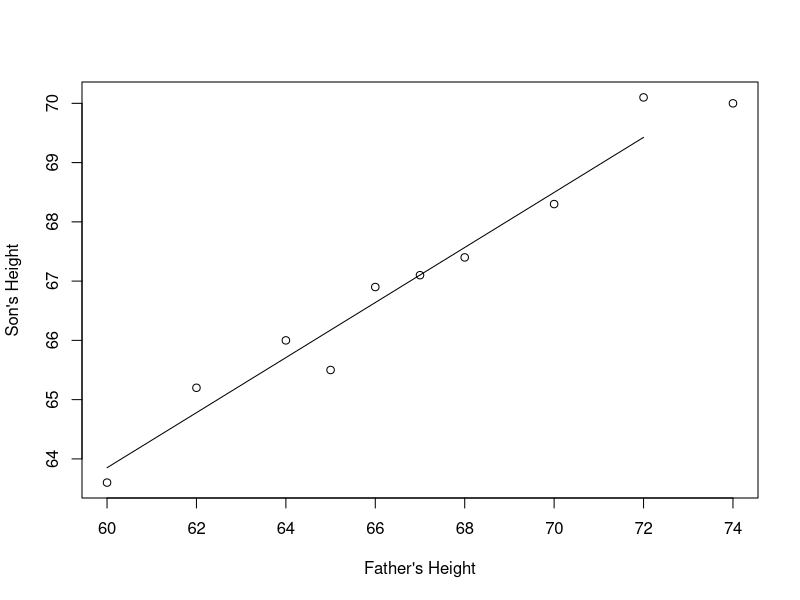

Write R code to recreate this figure.
x<-c(60, 62, 64, 65, 66, 67, 68, 70, 72, 74)
y<-c(63.6, 65.2, 66, 65.5, 66.9, 67.1, 67.4, 68.3, 70.1, 70)
plot(x,y,xlab ="Father's Height",ylab = "Son's Height")
xbar = mean(x)
ybar= mean(y)
n= 10;
SxY = 0
for (i in 1:n){
  SxY = SxY + (x[i]*y[i]) - (xbar*ybar);
}

Sxx = 0;
for (i in 1:n){
  Sxx= Sxx + (x[i]*x[i]) - (xbar*xbar);
}

SYY = 0;
for (i in 1:n){
  SYY = SYY + (y[i]*y[i]) - (ybar*ybar);
}

B = SxY/Sxx;
A = ybar - (B*xbar);
cat("A is",A);
cat("B is",B);
p= seq(60,72,0.1)
q= A + B*p;
lines(p,q)
SSR = ((Sxx*SYY)- (SxY*SxY))/Sxx ;
ts = sqrt(((n-2)*Sxx)/SSR)*(B-1)
ts
tvalue= qt(0.99,n-2)
tvalue
if(ts<(-1*tvalue)){
  cat("Null hypotheis is rejected at 1% level of significance")
} else{
  cat("Null hypotheis is accepted at 1% level of significance")
}
